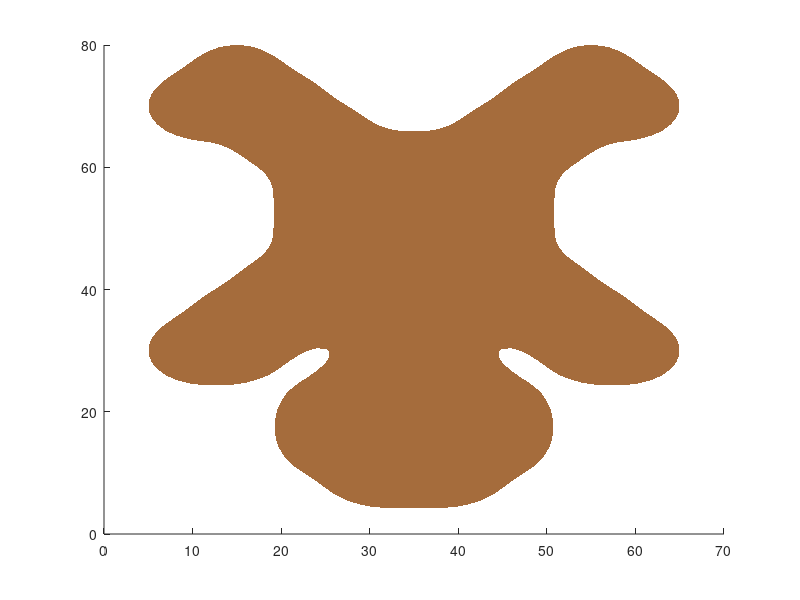

Write the MATLAB code that produced this figure. (Note: this script raises an error after producing the figure.)
% Create a gingerbread person cookie
K=['    xxx    '
   '   xxxxx   '
   '   xxxxx   '
   '    xxx    '
   'xx       xx'
   ' xx xxx xx '
   '  xxxxxxx  '
   '   xxxxx   '
   '   xxxxx   '
   '   xxxxx   '
   '   xxxxx   '
   '  xx   xx  '
   'xxx     xxx'
   ' x       x '];
% Convert K into array of blob centers
[y,x]=find(K~=' ');
% Offset centers into 3D cookie space
C=[x*5,y*5]+5;  C(:,3)=10;

% Compute a volume using a short implementation of Blinn's blobs
nx=size(K,2)*5+10;  ny=size(K,1)*5+10;  nz=20; % Size of volume
[y,x,z]=ndgrid(1:ny,1:nx,1:nz);
vol=zeros(ny,nx,nz);
for i=1:size(C,1)
    vol=vol+exp(-.05*((C(i,1)-x).^2 + (C(i,2)-y).^2 + (C(i,3)-z).^2));
end

% Compute isosurface from the blobs
S=isosurface(vol,.3);
% Draw the isosurface using patch
newplot
patch(S,'FaceColor','#a56c3c','EdgeColor','n'); % cookie
lighting g
material([.6 .9 .3 ])
axis equal ij off
view(2)
camlight
